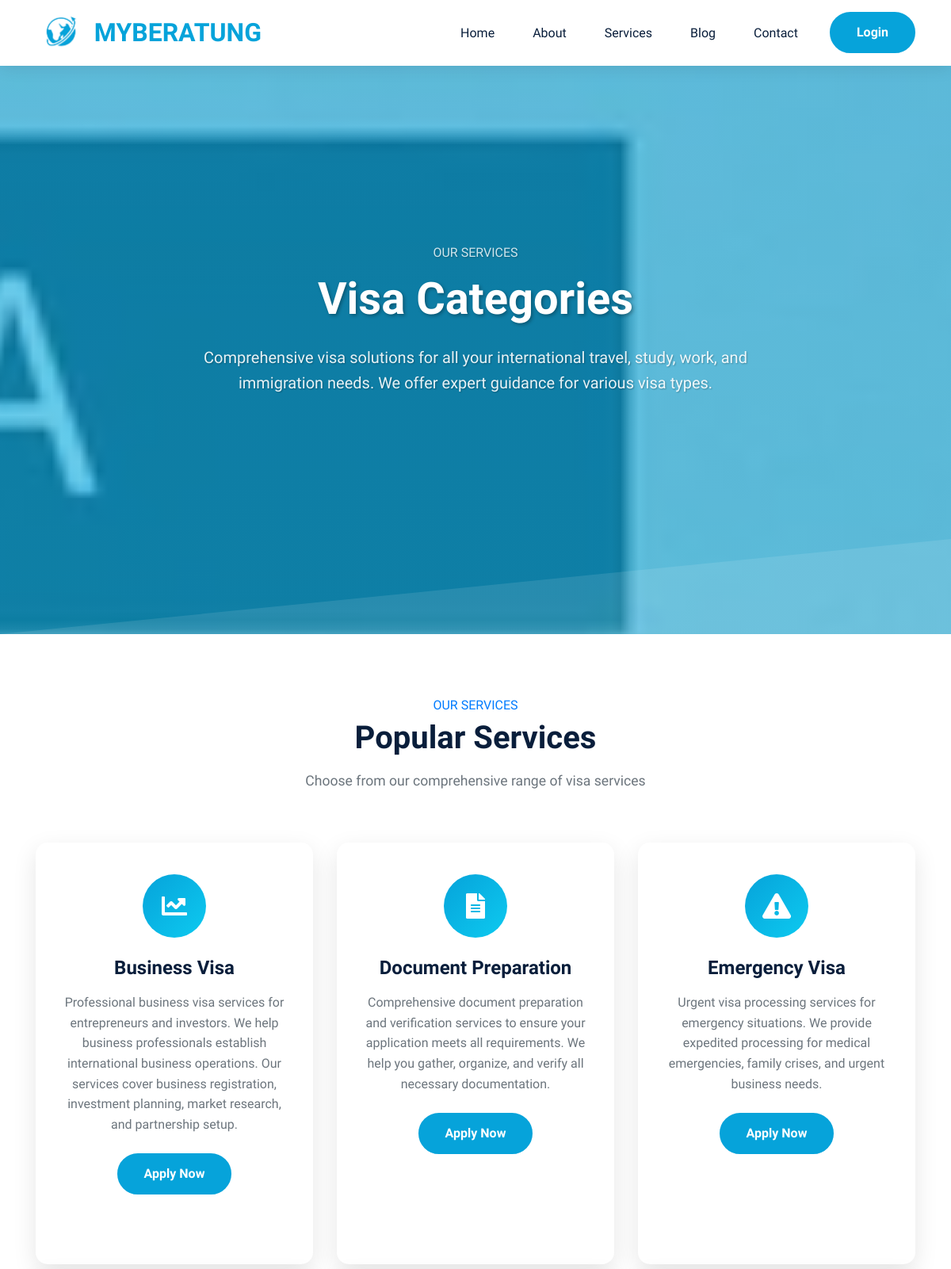
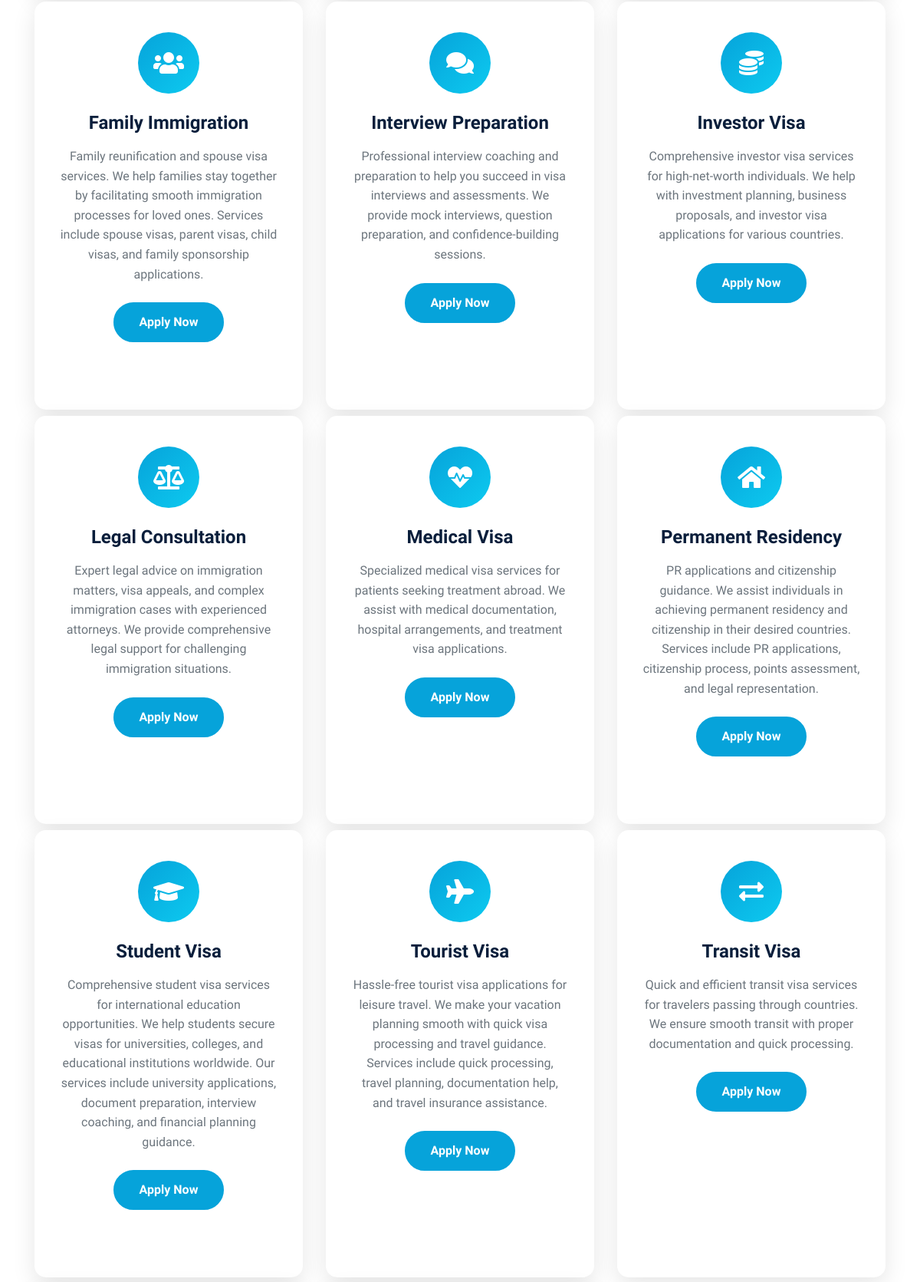
/services.php (upper part), run on the app's committed database (2 pictures, top to bottom).
### tables this page shows
CREATE TABLE IF NOT EXISTS services (
    id INT PRIMARY KEY AUTO_INCREMENT,
    title VARCHAR(100) NOT NULL,
    description TEXT,
    icon VARCHAR(50),
    image_url VARCHAR(255),
    is_featured BOOLEAN DEFAULT FALSE,
    created_at TIMESTAMP DEFAULT CURRENT_TIMESTAMP,
    updated_at TIMESTAMP DEFAULT CURRENT_TIMESTAMP ON UPDATE CURRENT_TIMESTAMP
);

### includes/db.php (called while the page is built, shortened)
<?php
class Database {
    private $connection;
    private static $instance = null;
    private function __construct() {
        try {
            $this->connection = new PDO(
                "mysql:host=" . DB_HOST . ";dbname=" . DB_NAME,
                DB_USER,
                DB_PASS,
                array(PDO::ATTR_ERRMODE => PDO::ERRMODE_EXCEPTION)
            );
        } catch(PDOException $e) {
            die("Connection failed: " . $e->getMessage());
        }
    }
    public static function getInstance() {
        if (self::$instance === null) {
            self::$instance = new self();
        }
        return self::$instance;
    }
    public function query($sql, $params = []) {
        try {
            $stmt = $this->connection->prepare($sql);
            $stmt->execute($params);
            return $stmt;
        } catch(PDOException $e) {
            die("Query failed: " . $e->getMessage());
        }
    }
    public function fetchAll($sql, $params = []) {
        return $this->query($sql, $params)->fetchAll(PDO::FETCH_ASSOC);
    }
}

### services.php (the view, shortened to what this page needs)
<?php
require_once 'includes/db.php';
$db = Database::getInstance();
$services = $db->fetchAll("SELECT * FROM services ORDER BY title");
?>
<!DOCTYPE html>
<html lang="en">
<head>
    <link href="https://cdn.jsdelivr.net/npm/bootstrap@4.6.0/dist/css/bootstrap.min.css" rel="stylesheet">
    <link href="https://cdnjs.cloudflare.com/ajax/libs/font-awesome/5.15.4/css/all.min.css" rel="stylesheet">
</head>
<body>
    <nav class="navbar navbar-expand-lg navbar-light fixed-top">
        <div class="container">
            <a class="navbar-brand d-flex align-items-center" href="index.php">
                <img src="images/logo.png" alt="Logo" style="max-height:60px; width:auto; margin-right:10px;" class="d-inline-block align-middle">
                MYBERATUNG
            </a>
            <div class="collapse navbar-collapse" id="mainNavbar">
                <ul class="navbar-nav ml-auto align-items-center">
                    <li class="nav-item"><a class="nav-link" href="index.php">Home</a></li>
                    <li class="nav-item"><a class="nav-link" href="about.php">About</a></li>
                    <li class="nav-item"><a class="nav-link" href="services.php">Services</a></li>
                    <li class="nav-item"><a class="nav-link" href="blog.php">Blog</a></li>
                    <li class="nav-item"><a class="nav-link" href="contact.php">Contact</a></li>
                    <li class="nav-item ml-lg-3">
                        <?php if (isset($_SESSION['user_id']) && isset($_SESSION['user_name'])): ?>
                            <a class="btn btn-primary" href="user/dashboard.php">
                                <?php echo htmlspecialchars($_SESSION['user_name']); ?>
                            </a>
                        <?php else: ?>
                        <a class="btn btn-primary" href="user/login.php">Login</a>
                        <?php endif; ?>
                    </li>
                </ul>
            </div>
        </div>
    </nav>
    <section class="hero">
        <div class="container">
            <div class="row align-items-center justify-content-center">
                <div class="col-lg-8 mx-auto text-center animate-fade-in">
                    <h6 class="text-uppercase mb-3" style="opacity: 0.8;">Our Services</h6>
                    <h1>Visa Categories</h1>
                    <p class="lead">Comprehensive visa solutions for all your international travel, study, work, and immigration needs. We offer expert guidance for various visa types.</p>
                </div>
            </div>
        </div>
    </section>
    <section class="section-padding">
        <div class="container">
            <div class="text-center mb-5">
                <h6 class="text-uppercase text-primary mb-2">Our Services</h6>
                <h2 class="section-title">Popular Services</h2>
                <p class="section-subtitle">Choose from our comprehensive range of visa services</p>
            </div>
            <div class="row ">
                <?php foreach ($services as $service): ?>
                <div class="col-lg-4 col-md-6 pb-2 bt-3">
                    <div class="service-card mt-3">
                        <div class="service-icon">
                            <i class="<?php echo htmlspecialchars($service['icon']); ?>"></i>
                        </div>
                        <h3><?php echo htmlspecialchars($service['title']); ?></h3>
                        <p><?php echo htmlspecialchars($service['description']); ?></p>
                        <a href="user/visa-application.php" class="btn btn-primary">Apply Now</a>
                    </div>
                </div>
                <?php endforeach; ?>
                </div>
            </div>
        </section>
</body>
</html>

### services.php (style rules this page uses)
:root { --primary: #06A3DA; --secondary: #F57E57; --dark: #091E3B; --light: #F8F9FA; --white: #FFFFFF; --gray: #6C757D; }
* { margin: 0; padding: 0; box-sizing: border-box; }
body { font-family: 'Heebo', sans-serif; line-height: 1.6; color: var(--dark); background-color: var(--white); }
.navbar { background: var(--white) !important; box-shadow: 0 2px 20px rgba(0, 0, 0, 0.1); padding: 0.4rem 0; transition: all 0.3s ease; }
.navbar-brand { font-size: 2rem; font-weight: 800; color: var(--primary) !important; text-decoration: none; }
.navbar-nav .nav-link { color: var(--dark) !important; font-weight: 500; padding: 0.5rem 1.5rem !important; transition: all 0.3s ease; position: relative; }
.navbar-nav .nav-link::after { content: ''; position: absolute; bottom: 0; left: 50%; width: 0; height: 2px; background: var(--primary); transition: all 0.3s ease; transform: translateX(-50%); }
.btn-primary { background: var(--primary) !important; border: 2px solid var(--primary) !important; color: var(--white) !important; font-weight: 600; padding: 0.75rem 2rem; border-radius: 50px; transition: all 0.3s ease; text-decoration: none; }
.hero { background: linear-gradient(rgba(6, 163, 218, 0.6), rgba(13, 202, 240, 0.6)), url('images/services.jpg'); background-size: cover; background-position: center; background-attachment: fixed; color: var(--white); padding: 120px 0 80px 0; position: relative; overflow: hidden; min-height: 100vh; display: flex; align-items: center; }
.hero::before { content: ''; position: absolute; top: 0; left: 0; right: 0; bottom: 0; background-size: cover; }
.hero .container { position: relative; z-index: 2; }
.hero h1 { font-size: 3.5rem; font-weight: 800; margin-bottom: 1.5rem; line-height: 1.2; text-shadow: 2px 2px 4px rgba(0, 0, 0, 0.3); }
.hero p { font-size: 1.25rem; margin-bottom: 2rem; opacity: 0.9; text-shadow: 1px 1px 2px rgba(0, 0, 0, 0.3); }
.hero h6 { text-shadow: 1px 1px 2px rgba(0, 0, 0, 0.3); }
.section-title { font-size: 2.5rem; font-weight: 700; color: var(--dark); margin-bottom: 1rem; text-align: center; }
.section-subtitle { font-size: 1.1rem; color: var(--gray); text-align: center; margin-bottom: 3rem; }
.section-padding { padding: 80px 0; }
.service-card { background: var(--white); border-radius: 15px; padding: 2.5rem 2rem; text-align: center; box-shadow: 0 10px 30px rgba(0, 0, 0, 0.1); transition: all 0.3s ease; border: none; height: 100%; margin-bottom: 2rem; }
.service-icon { width: 80px; height: 80px; background: linear-gradient(135deg, var(--primary), #0DCAF0); border-radius: 50%; display: flex; align-items: center; justify-content: center; margin: 0 auto 1.5rem; color: var(--white); font-size: 2rem; }
.service-card h3 { font-size: 1.5rem; font-weight: 600; color: var(--dark); margin-bottom: 1rem; }
.service-card p { color: var(--gray); margin-bottom: 1.5rem; line-height: 1.6; }
.animate-fade-in { animation: fadeInUp 1s ease-out; }

### data on the page
services: title "Business Visa", description "Professional business visa services for entrepreneurs and investors. We help business professionals establish international business operations. Our services cover business registration, investment planning, market research, and partnership setup."
services: title "Document Preparation", description "Comprehensive document preparation and verification services to ensure your application meets all requirements. We help you gather, organize, and verify all necessary documentation."
services: title "Emergency Visa", description "Urgent visa processing services for emergency situations. We provide expedited processing for medical emergencies, family crises, and urgent business needs."
services: title "Family Immigration", description "Family reunification and spouse visa services. We help families stay together by facilitating smooth immigration processes for loved ones. Services include spouse visas, parent visas, child visas, and family sponsorship applications."
services: title "Interview Preparation", description "Professional interview coaching and preparation to help you succeed in visa interviews and assessments. We provide mock interviews, question preparation, and confidence-building sessions."
services: title "Investor Visa", description "Comprehensive investor visa services for high-net-worth individuals. We help with investment planning, business proposals, and investor visa applications for various countries."
services: title "Legal Consultation", description "Expert legal advice on immigration matters, visa appeals, and complex immigration cases with experienced attorneys. We provide comprehensive legal support for challenging immigration situations."
services: title "Medical Visa", description "Specialized medical visa services for patients seeking treatment abroad. We assist with medical documentation, hospital arrangements, and treatment visa applications."
services: title "Permanent Residency", description "PR applications and citizenship guidance. We assist individuals in achieving permanent residency and citizenship in their desired countries. Services include PR applications, citizenship process, points assessment, and legal representation."
services: title "Student Visa", description "Comprehensive student visa services for international education opportunities. We help students secure visas for universities, colleges, and educational institutions worldwide. Our services include university applications, document preparation, interview coaching, and financial planning guidance."
services: title "Tourist Visa", description "Hassle-free tourist visa applications for leisure travel. We make your vacation planning smooth with quick visa processing and travel guidance. Services include quick processing, travel planning, documentation help, and travel insurance assistance."
services: title "Transit Visa", description "Quick and efficient transit visa services for travelers passing through countries. We ensure smooth transit with proper documentation and quick processing."
